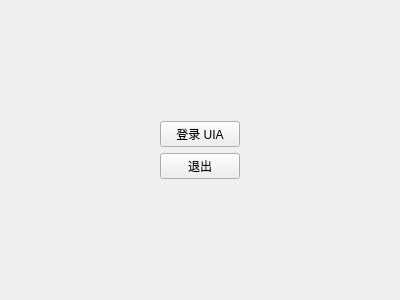
<?xml version="1.0" encoding="UTF-8"?>
<ui version="4.0">
 <class>HomePage</class>
 <widget class="QWidget" name="HomePage">
  <property name="geometry">
   <rect>
    <x>0</x>
    <y>0</y>
    <width>400</width>
    <height>300</height>
   </rect>
  </property>
  <property name="windowTitle">
   <string>主页</string>
  </property>
  <property name="styleSheet">
   <string notr="true"/>
  </property>
  <layout class="QHBoxLayout" name="horizontalLayout">
   <item>
    <spacer name="horizontalSpacer">
     <property name="orientation">
      <enum>Qt::Orientation::Horizontal</enum>
     </property>
     <property name="sizeHint" stdset="0">
      <size>
       <width>40</width>
       <height>20</height>
      </size>
     </property>
    </spacer>
   </item>
   <item>
    <layout class="QVBoxLayout" name="verticalLayout">
     <item>
      <spacer name="verticalSpacer">
       <property name="orientation">
        <enum>Qt::Orientation::Vertical</enum>
       </property>
       <property name="sizeHint" stdset="0">
        <size>
         <width>20</width>
         <height>40</height>
        </size>
       </property>
      </spacer>
     </item>
     <item>
      <widget class="QPushButton" name="uiaLoginBtn">
       <property name="text">
        <string>登录 UIA</string>
       </property>
      </widget>
     </item>
     <item>
      <widget class="QPushButton" name="quitBtn">
       <property name="text">
        <string>退出</string>
       </property>
      </widget>
     </item>
     <item>
      <spacer name="verticalSpacer_2">
       <property name="orientation">
        <enum>Qt::Orientation::Vertical</enum>
       </property>
       <property name="sizeHint" stdset="0">
        <size>
         <width>20</width>
         <height>40</height>
        </size>
       </property>
      </spacer>
     </item>
    </layout>
   </item>
   <item>
    <spacer name="horizontalSpacer_2">
     <property name="orientation">
      <enum>Qt::Orientation::Horizontal</enum>
     </property>
     <property name="sizeHint" stdset="0">
      <size>
       <width>40</width>
       <height>20</height>
      </size>
     </property>
    </spacer>
   </item>
  </layout>
 </widget>
 <resources/>
 <connections/>
</ui>
